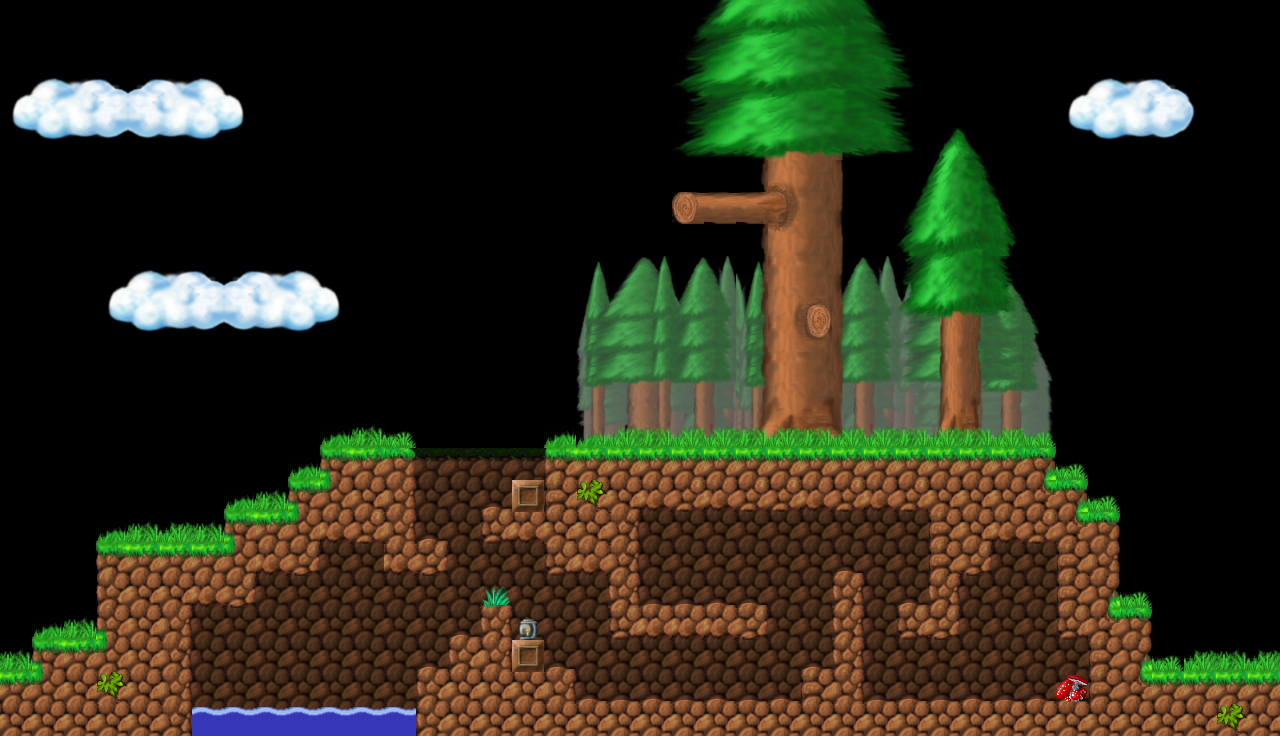

This is a level from a 2D game, rendered from its Tiled map with the project's own tilesets. A one-line summary and the complete map file follow:
An orthogonal 40x23 tile map with 32x32 px tiles, 1 tile layer (Tile Layer 1).

<map version="1.2" tiledversion="1.2.0" orientation="orthogonal" renderorder="right-down" width="40" height="23" tilewidth="32" tileheight="32" infinite="0" nextlayerid="2" nextobjectid="1">
 <tileset firstgid="1" source="tilemap.tsx" />
 <layer id="1" name="Tile Layer 1" width="40" height="23">
  <data encoding="csv">
0,0,0,0,0,0,0,0,0,0,0,0,0,0,0,0,0,0,0,0,0,217,218,219,220,221,222,223,224,0,0,0,0,0,0,0,0,0,0,0,
0,0,0,0,0,0,0,0,0,0,0,0,0,0,0,0,0,0,0,0,0,281,282,283,284,285,286,287,288,0,0,0,0,0,0,0,0,0,0,0,
1269,1270,1271,1272,1901,1902,1903,1904,0,0,0,0,0,0,0,0,0,0,0,0,0,345,346,347,348,349,350,351,352,0,0,0,0,1269,1270,1271,1272,1273,0,0,
1333,3342,3343,3344,3345,3346,3347,1968,0,0,0,0,0,0,0,0,0,0,0,0,0,409,410,411,412,413,414,415,416,0,0,0,0,1333,3342,3343,3344,1337,0,0,
1397,1398,1399,1400,2029,2030,2031,2032,0,0,0,0,0,0,0,0,0,0,0,0,0,473,474,475,476,477,478,479,480,36,37,38,0,1397,1398,1399,1400,1401,0,0,
0,0,0,0,0,0,0,0,0,0,0,0,0,0,0,0,0,0,0,0,0,0,0,603,538,1692,606,0,99,100,101,102,0,0,0,0,0,0,0,0,
0,0,0,0,0,0,0,0,0,0,0,0,0,0,0,0,0,0,0,0,0,3558,3559,3560,602,1756,542,0,163,164,165,166,0,0,0,0,0,0,0,0,
0,0,0,0,0,0,0,0,0,0,0,0,0,0,0,0,0,0,0,0,0,0,0,603,666,1692,606,0,227,228,229,230,0,0,0,0,0,0,0,0,
0,0,0,1269,1270,1271,1272,1901,1902,1903,1904,0,0,0,0,0,0,0,1306,1307,1308,1309,1311,1703,1755,1756,1693,1695,1696,1698,1699,1700,1701,0,0,0,0,0,0,0,
0,0,0,1333,3342,3343,3344,3345,3346,3347,1968,0,0,0,0,0,0,0,1370,1371,1372,1373,1375,1767,719,720,1757,1759,1760,1762,1763,1764,1765,0,0,0,0,0,0,0,
0,0,0,1397,1398,1399,1400,2029,2030,2031,2032,0,0,0,0,0,0,0,1434,1435,1436,1437,1439,1831,783,784,1821,1823,1824,1826,1827,1828,1829,0,0,0,0,0,0,0,
0,0,0,0,0,0,0,0,0,0,0,0,0,0,0,0,0,0,1498,1499,1500,1501,1503,1895,1883,1884,1885,1887,1888,1890,1891,1892,1893,0,0,0,0,0,0,0,
0,0,0,0,0,0,0,0,0,0,0,0,0,0,0,0,0,0,1562,1563,1564,1565,1567,1959,1947,1948,1949,1951,1952,1954,1955,1956,1957,0,0,0,0,0,0,0,
0,0,0,0,0,0,0,0,0,0,802,804,805,0,0,0,0,802,1626,1627,1628,1629,1631,2023,2011,2012,2013,2015,2016,2018,2019,2020,2021,0,0,0,0,0,0,0,
0,0,0,0,0,0,0,0,0,802,4003,3878,3623,1138,1139,1138,1138,3622,3878,3878,3878,3878,3878,3878,3878,3878,3878,3878,3878,3878,3878,3878,4004,805,0,0,0,0,0,0,
0,0,0,0,0,0,0,802,804,4003,3940,3942,3688,1266,1203,1519,3483,3749,3943,3942,3814,3815,3814,3815,3815,3814,3815,3814,3815,3942,3942,3942,3939,4004,805,0,0,0,0,0,
0,0,0,802,804,803,804,4003,3878,3940,3814,3815,3688,1519,1202,3813,3814,3942,3942,3752,1202,1202,1202,1202,1202,1202,1202,1202,1202,3749,3942,3814,3815,3939,3880,0,0,0,0,0,
0,0,0,3877,3878,3878,3878,3940,3814,3816,1202,1202,3814,3816,1202,1202,1202,3813,3814,3752,1202,1202,1202,1202,1202,1202,1522,1202,1202,3749,3816,1202,1202,3749,3944,0,0,0,0,0,
0,0,0,3941,3942,3942,3814,3816,1202,1202,1202,1202,1202,1202,1266,1390,1202,1202,1202,3561,1521,1521,1520,1522,1202,1202,3561,1202,1519,3561,1202,1202,1202,3749,3875,805,0,0,0,0,
0,802,804,3876,3942,3688,1202,1202,1202,1202,1202,1202,1202,1202,1519,3561,1454,1202,1202,3813,3814,3814,3814,3816,1202,1202,3561,1202,3813,3816,1202,1202,1202,3813,3939,3880,0,0,0,0,
804,4003,3878,3940,3942,3752,1202,1202,1202,1202,1202,1202,1202,1519,3685,3688,3483,1522,1202,1202,1202,1202,1202,1202,1202,1519,3561,1202,1202,1202,1202,1202,1202,1202,3749,3875,805,803,804,803,
3878,3940,3942,3943,3942,3688,1202,1202,1202,1202,1202,1202,1202,3685,3942,3942,3942,3688,1520,1521,1520,1521,1520,1521,1520,3749,3688,1521,1520,1521,1520,1521,1520,1326,3749,3939,3878,3878,3878,3878,
3942,3942,3942,3942,3942,3752,3751,3751,3751,3751,3751,3751,3751,3685,3942,3942,3942,3942,3942,3942,3942,3942,3942,3942,3942,3942,3942,3942,3942,3942,3942,3942,3942,3942,3942,3942,3942,3942,3943,3942
</data>
 </layer>
</map>
